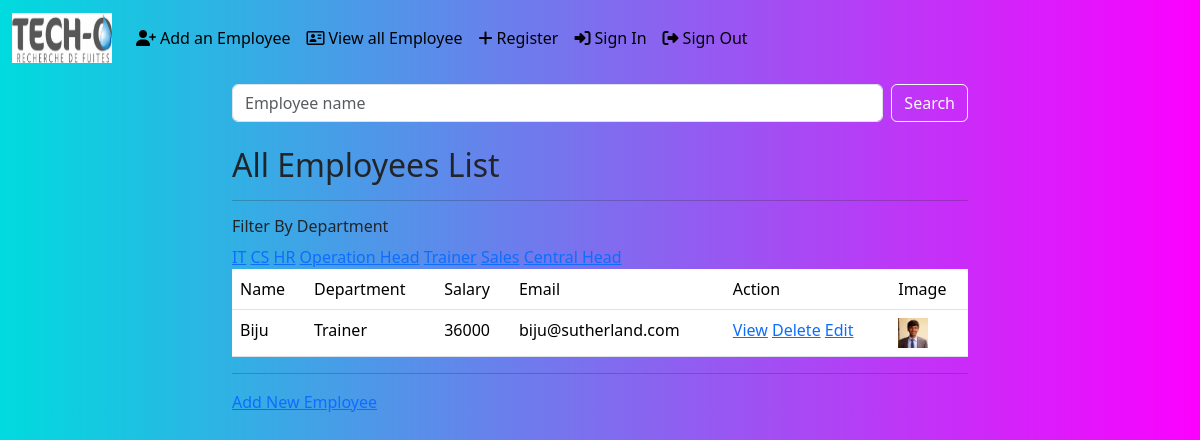
The app's page /employees/all/?department=Trainer (signed in) with its own data.
### crm/models.py (models this page shows, shortened)
class Employees(models.Model):
    name=models.CharField(max_length=100)
    department=models.CharField(max_length=100) #for Charfield, max_length is needed
    salary=models.PositiveIntegerField()
    email=models.EmailField(unique=True)  #unique=True means same email cannot be used for other ids
    age=models.PositiveIntegerField()
    contact=models.CharField(null=True,max_length=10)
    image=models.ImageField(upload_to='images',null=True,blank=True) #null for database,blank=True for form,i.e. form will accept without picture
    date_of_birth=models.DateField(null=True,blank=True)

### crm/views.py (the view, shortened to what this page needs)
# urls.py: path('employees/all/',EmployeeListView.as_view(),name='all_employees'),
@method_decorator(signin_required,name='dispatch')
class EmployeeListView(View):
    def get(self,request,*args,**kwargs):
        qs=Employees.objects.all()
        departments=Employees.objects.all().values_list('department',flat=True).distinct()
        if 'department' in request.GET:
            dept=request.GET.get('department')
            qs=qs.filter(department__iexact=dept) #__iexact will ignore all uppercase and lowercases ,ormquiery
        return render(request,'all_empolyees.html',{'data':qs,'departments':departments})

### crm/views.py (called while the page is built)
def signin_required(fn): #fn=get or post
    def wrapper(request,*args,**kwargs):
        if not request.user.is_authenticated:  #not works opposite, true become false, false become true
            messages.error(request,'Invalid session,please sign in')
            return redirect('signin')
        else:
            return fn(request,*args,**kwargs)  #fn=get/post
    return wrapper

### crm/templates/all_empolyees.html (shortened to what this page needs)
{%extends 'base.html'%}
{%block body_block%}
<div class="container">
    <div class="row">
        <div class="col-2"></div>
        <div class="col-8 mb-4">
             <form action="" method="post">
                <div class="d-flex mt-2">
                    <input type="text" name="box" placeholder="Employee name" class="form-control me-2" >
                    <button type="submit" class="btn btn-outline-light">Search</button>
                </div>
             </form>
        </div>
        <div class="col-2"></div>
    </div>
</div>
<div class="container">
    <div class="row">
        <div class="col-lg-2 col-12">
        </div>
        <div class="col-lg-8 col-12 ">
            <h2>All Employees List</h2>
            <hr>
            <h6>Filter By Department</h6>
            <div>
                {%for dep in departments%}
                    <a href="{%url 'all_employees'%}?department={{dep}}">{{dep}}</a>
                {%endfor%}
            </div>
              <div>
                <table class="table">
                    <tr>
                        <td>Name</td>
                        <td>Department</td>
                        <td>Salary</td>
                        <td>Email</td>
                        <td>Action</td>
                        <td>Image</td>
                    </tr>
                    {%for emp in data%}
                    <tr>
                        <td>{{emp.name}}</td>
                        <td>{{emp.department}}</td>
                        <td>{{emp.salary}}</td>
                        <td>{{emp.email}}</td>
                        <td>
                            <a href="{%url 'emp_details' emp.id%}">View</a>
                            <a href="{%url 'emp_delete' emp.id%}">Delete</a>
                            <a href="{%url 'emp_change' emp.id%}">Edit</a>
                        </td>
                        <td>
                            {%if emp.image%}
                                 <img src="{{emp.image.url}}" alt="" style="width: 30px;height: 30px;">
                            {%endif%}
                        </td>
                    </tr>
                    {%endfor%}
                </table>
                <hr>
                <div><a href="{%url 'emp_add'%}">Add New Employee</a></div>
              </div>
        </div>
        <div class="col-lg-2 col-12"></div>
    </div>
</div>
{%endblock%}

### crm/templates/base.html (style rules this page uses)
body { background-color: #00DBDE; background-image: linear-gradient(90deg, #00DBDE 0%, #FC00FF 100%); }

### records on screen
Employees: name "Biju", department "Trainer", salary "36000", email "biju@sutherland.com", image (picture)

### other values on screen
{{ dep }} "IT" "CS" "HR" "Operation Head" "Trainer" "Sales" "Central Head"
